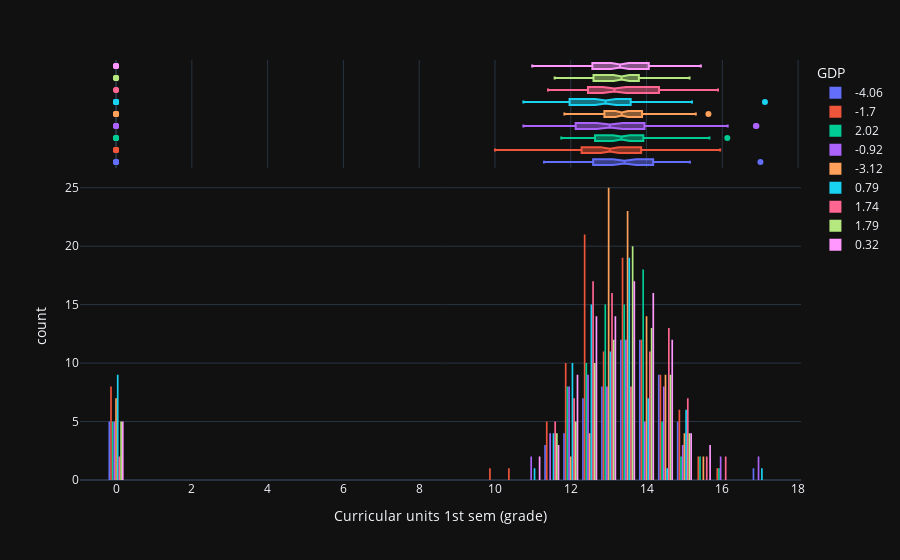

The notebook cell this image was saved under:
### Code cell
px.histogram(data[(data['Curricular units 1st sem (grade)']>=0) & (data['Course']=='Nursing')], x = 'Curricular units 1st sem (grade)', color = "GDP", barmode='group', marginal="box")
